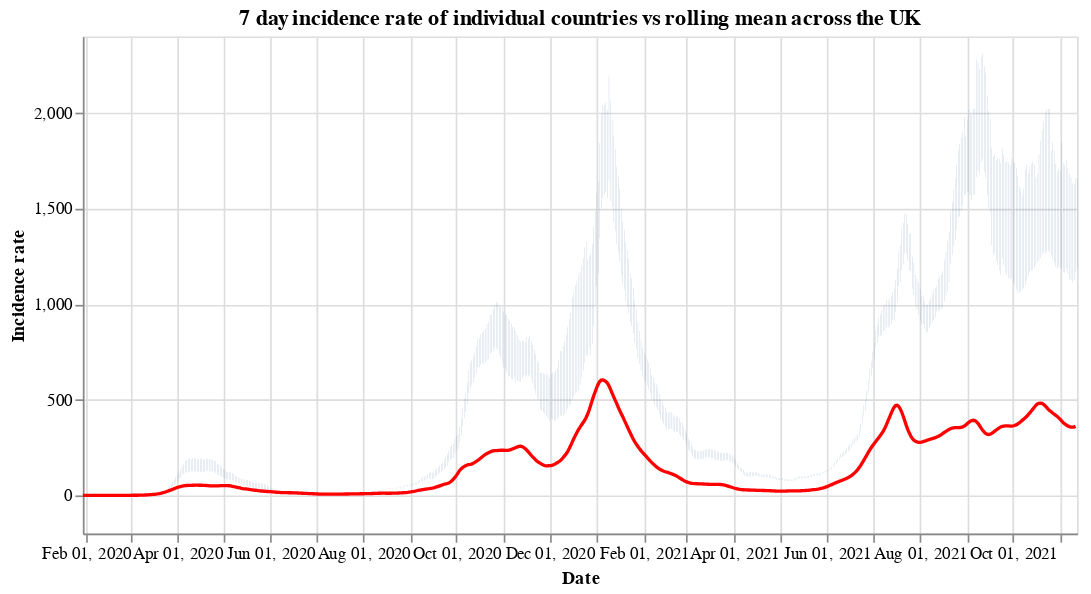

This figure's notebook cell:
### Code cell
#collapse
countries = uk_cases['areaName'].unique()
countries.sort()

selection = alt.selection_single(
    name='Select',
    fields=['areaName'],
    init={'areaName': 'Wales'},
    bind={'areaName': alt.binding_select(options=countries)}
)

# scatter plot, modify opacity based on selection
bars = alt.Chart(uk_cases).mark_bar().add_selection(
    selection
).encode(
    x=alt.X("yearmonthdate(date):T", axis=alt.Axis(title='Date')),
    y=alt.Y("weeklyCasesRate:Q", axis=alt.Axis(title='Incidence rate')),
    tooltip='weeklyCasesRate:Q',
    opacity=alt.condition(selection, alt.value(1), alt.value(0))
).properties(title=f'7 day incidence rate of individual countries vs rolling mean across the UK', width=600)

line = alt.Chart(overview_cases).mark_line(
    color='red',
    size=2,
).transform_window(
    rolling_mean='mean(weeklyCasesRate)',
    frame=[0, 7]
).encode(
    x='yearmonthdate(date):T',
    y='rolling_mean:Q'
)

alt.layer(bars, line)

### Figure 1 — Vega-Lite specification as saved in the notebook (floating-point values rounded to 4 significant figures; data arrays with more than 128 entries replaced by an {"elided": "..."} marker saying what was removed)
{"config": {"view": {"continuousWidth": 400, "continuousHeight": 300}}, "layer": [{"data": {"name": "data-bf6db33ba9fc63f5921668ab15da0d5e"}, "mark": "bar", "encoding": {"opacity": {"condition": {"value": 1, "selection": "Select"}, "value": 0}, "tooltip": {"type": "quantitative", "field": "weeklyCasesRate"}, "x": {"type": "temporal", "axis": {"title": "Date"}, "field": "date", "timeUnit": "yearmonthdate"}, "y": {"type": "quantitative", "axis": {"title": "Incidence rate"}, "field": "weeklyCasesRate"}}, "selection": {"Select": {"type": "single", "fields": ["areaName"], "init": {"areaName": "Wales"}, "bind": {"areaName": {"input": "select", "options": ["England", "Northern Ireland", "Scotland", "Wales"]}}}}, "title": "7 day incidence rate of individual countries vs rolling mean across the UK", "width": 600}, {"data": {"name": "data-2fde2853c551e5288dfdcf795eea14f5"}, "mark": {"type": "line", "color": "red", "size": 2}, "encoding": {"x": {"type": "temporal", "field": "date", "timeUnit": "yearmonthdate"}, "y": {"type": "quantitative", "field": "rolling_mean"}}, "transform": [{"window": [{"op": "mean", "field": "weeklyCasesRate", "as": "rolling_mean"}], "frame": [0, 7]}]}], "$schema": "https://vega.github.io/schema/vega-lite/v4.8.1.json", "datasets": {"data-bf6db33ba9fc63f5921668ab15da0d5e": {"elided": "2516 records"}, "data-2fde2853c551e5288dfdcf795eea14f5": {"elided": "652 records"}}}
